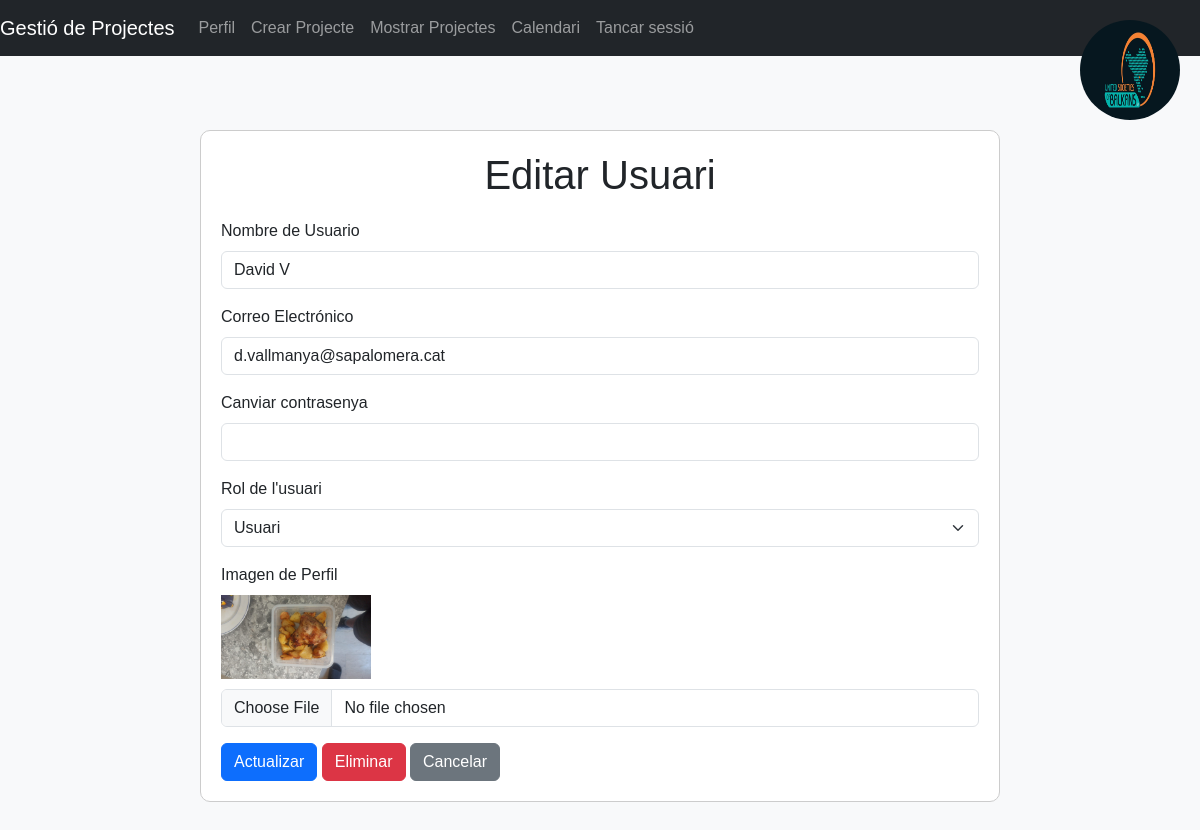
Page /Controlador/editar_usuaris.php?id=28 on the committed database.
### tables this page shows
CREATE TABLE `usuaris` (
  `id` int(11) NOT NULL AUTO_INCREMENT,
  `usuari` varchar(50) NOT NULL,
  `email` varchar(255) NOT NULL,
  `contrasenya` varchar(255) NOT NULL,
  `rol` enum('admin','membre') NOT NULL,
  `imatge` varchar(255) DEFAULT NULL,
  PRIMARY KEY (`id`),
  UNIQUE KEY `usuari_UNIQUE` (`usuari`),
  UNIQUE KEY `email_UNIQUE` (`email`)
);

### Controlador/editar_usuaris.php (called while the page is built, shortened)
<?php
require '../Model/mainfunction.php';
if (isset($_GET['id'])) {
    $id = $_GET['id'];
    $usuario = obtenerUsuarioPorId($id);
} else {
    header("Location: ./mostrar_usuaris.php");
    exit();
}
function obtenerUsuarioPorId($id) {
    $conn = connexio();
    $statement = $conn->prepare("SELECT * FROM usuaris WHERE id = :id");
    $statement->execute(['id' => $id]);
    return $statement->fetch(PDO::FETCH_ASSOC);
}
include '../Vista/editar_usuaris.php';
?>

### Model/mainfunction.php (called while the page is built, shortened)
<?php
function connexio(){
    $dbname = 'projecte';
    $username = 'root';
    $password = 'final';
    $connexio = new PDO("mysql:host=db;dbname=$dbname", $username, $password);
    return $connexio;
}
function obtenerImagenPerfil($email) {
    $connexio = connexio();
    $statement = $connexio->prepare("SELECT imatge FROM usuaris WHERE email = ?");
    $statement->bindParam(1, $email);
    $statement->execute();
    $resultado = $statement->fetch(PDO::FETCH_ASSOC);
    if ($resultado && isset($resultado['imatge']) && !empty($resultado['imatge'])) {
        return $resultado['imatge'];
    } else {
        return null;
    }
}

### Vista/editar_usuaris.php (the view, shortened to what this page needs)
<!DOCTYPE html>
<html lang="es">
<head>
    <link href="https://cdn.jsdelivr.net/npm/bootstrap@5.3.3/dist/css/bootstrap.min.css" rel="stylesheet">
    <link rel="stylesheet" href="../css/editar_usuari.css">
</head>
<body>
<nav class="navbar navbar-expand-lg navbar-dark bg-dark">
    <a class="navbar-brand">Gestió de Projectes</a>
    <div class="collapse navbar-collapse" id="navbarSupportedContent">
        <ul class="navbar-nav mr-auto">
            <li class="nav-item">
                <a class="nav-link" href="../Controlador/perfil.php">Perfil</a>
            </li>
            <li class="nav-item">
                <a class="nav-link" href="../Controlador/crear_proyecte.php">Crear Projecte</a>
            </li>
            <li class="nav-item">
                <a class="nav-link" href="../Controlador/mostrar.projectes.php">Mostrar Projectes</a>
            </li>
            <li class="nav-item">
                <a class="nav-link" href="../Controlador/calendari.php">Calendari</a>
            </li>
            <li class="nav-item">
                <a class="nav-link" href="../Controlador/cerrar_session.php">Tancar sessió</a>
            </li>
            <div style="position: absolute; top: 20px; right: 20px;">
            <?php
            $imagen_perfil = obtenerImagenPerfil($_SESSION['email']);
            if ($imagen_perfil) {
                echo '<img src="' . htmlspecialchars($imagen_perfil) . '" alt="Imagen de perfil" style="width: 100px; height: 100px; border-radius: 50%;">';
            } else {
                echo '<img src="USB.jpg" alt="Imagen de perfil por defecto" style="width: 100px; height: 100px; border-radius: 50%;">';
            }
            ?>
            </div>
        </ul>
    </div>
</nav>
<div class="content">
    <div class="container">
        <h1>Editar Usuari</h1>
        <form method="post" id="editUserForm" enctype="multipart/form-data">
            <div class="mb-3">
                <label for="usuari" class="form-label">Nombre de Usuario</label>
                <input type="text" class="form-control" id="usuari" name="usuari" value="<?php echo htmlspecialchars($usuario['usuari']); ?>" required>
            </div>
            <div class="mb-3">
                <label for="email" class="form-label">Correo Electrónico</label>
                <input type="email" class="form-control" id="email" name="email" value="<?php echo htmlspecialchars($usuario['email']); ?>" required>
            </div>
            <div class="mb-3">
                <label for="contra" class="form-label">Canviar contrasenya</label>
                <input type="text" class="form-control" id="contra" name="contra">
            </div>
            <div class="mb-3">
                <label for="rol" class="form-label">Rol de l'usuari</label>
                <select id="rol" name="rol" class="form-select">
                    <option value="membre" <?php if ($usuario['rol'] === 'membre') echo 'selected'; ?>>Usuari</option>
                </select>
            </div>
            <div class="mb-3">
                <label for="imatge" class="form-label">Imagen de Perfil</label>
                <?php if (!empty($usuario['imatge'])): ?>
                    <div>
                        <img src="<?php echo htmlspecialchars($usuario['imatge']); ?>" alt="Imagen de Perfil" class="image-preview">
                    </div>
                <?php endif; ?>
                <input type="file" class="form-control" id="imatge" name="imatge">
            </div>
            <button type="submit" name="update_user" class="btn btn-primary">Actualizar</button>
            <button type="submit" name="delete_user" class="btn btn-danger">Eliminar</button>
            <a href="../Controlador/mostrar_usuaris.php" class="btn btn-secondary">Cancelar</a>
        </form>
    </div>
</div>
</body>
</html>

### css/editar_usuari.css (style rules this page uses)
body { font-family: Arial, sans-serif; margin: 0; padding: 0; background-color: #f8f9fa; }
.content { display: flex; flex-direction: column; justify-content: center; align-items: center; min-height: 100vh; }
.container { max-width: 800px; padding: 20px; border: 1px solid #ccc; border-radius: 10px; background-color: #fff; margin-top: 20px; }
h1 { text-align: center; margin-bottom: 20px; }
.image-preview { max-width: 150px; max-height: 150px; margin-bottom: 10px; }

### rows in the picture
usuaris: usuari "David V", email "d.vallmanya@sapalomera.cat", rol "Usuari", imatge (picture)
